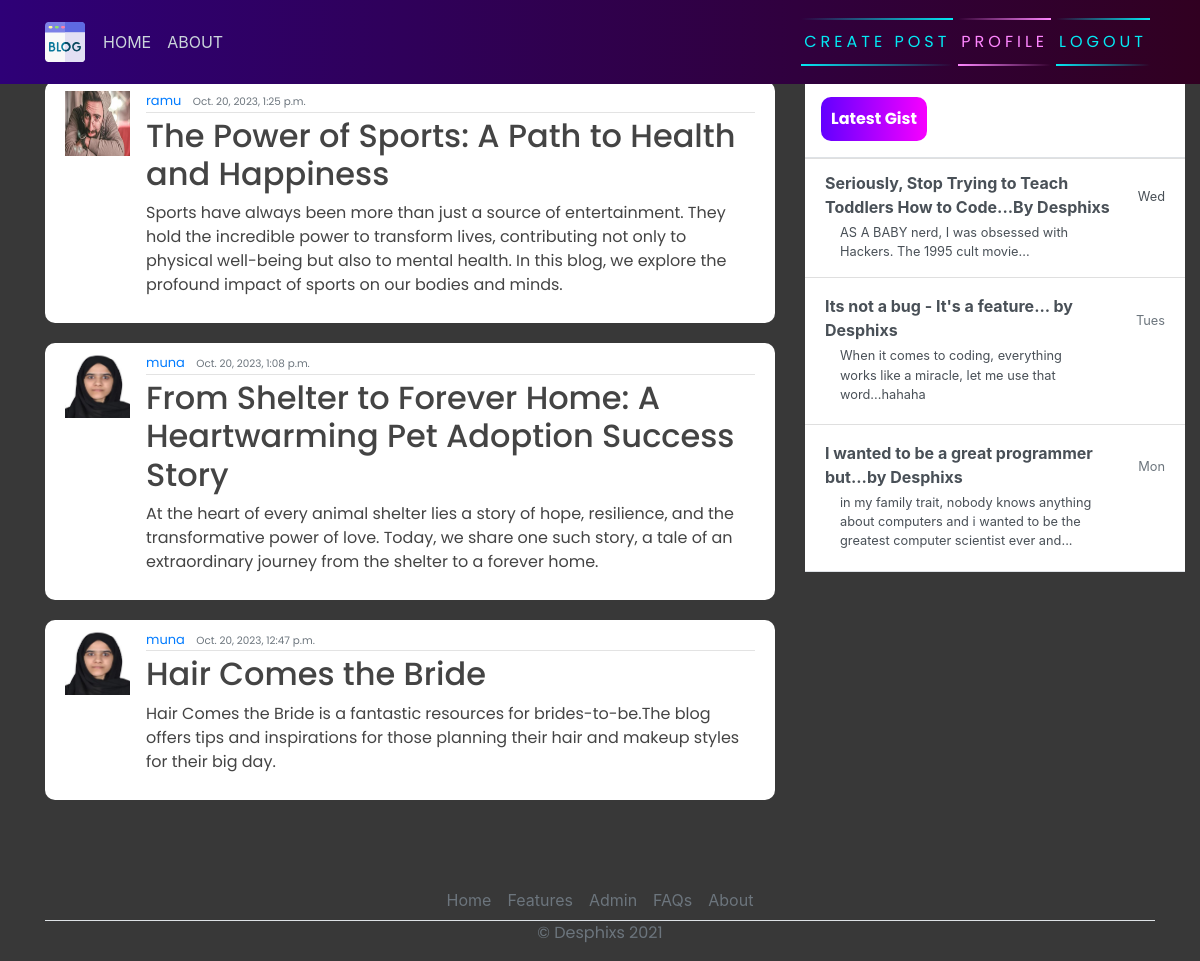
The app's page / (signed in) with its own data.
### blog/models.py (models this page shows, shortened)
class Post(models.Model):
    title = models.CharField(max_length=200)
    content = models.TextField()
    date_posted = models.DateTimeField(default=timezone.now)
    author = models.ForeignKey(User, on_delete=models.CASCADE)

### users/models.py (models this page shows, shortened)
class Profile(models.Model):
    user = models.OneToOneField(User, on_delete=models.CASCADE)
    image = models.ImageField(default='default.jpg', upload_to='profile_pics')

### blog/views.py (the view)
# urls.py: path('', PostListView.as_view(), name="blog-home"),
class PostListView(LoginRequiredMixin, ListView):
    model = Post
    template_name = 'blog/home.html'
    context_object_name = 'posts'
    ordering = ["-date_posted"]

### blog/templates/blog/home.html
{% extends 'blog/base.html' %}
{% block content %}
    {% for posts in posts %}
        <article class="media content-section">
            <img class="rounded-cirlce article-img" src="{{ posts.author.profile.image.url }}" alt="">
            <div class="media-body">
              <div class="article-metadata">
                <a class="mr-2" href="#">{{ posts.author }}</a>
                <small class="text-muted">{{ posts.date_posted }}</small>
              </div>
              <h2><a class="article-title" href="{% url 'blog-detail' posts.id %}">{{ posts.title }}</a></h2>
              <p class="article-content">{{ posts.content }}</p>
            </div>
            <br>
          </article>
    {% endfor  %}
{% endblock content %}

### blog/templates/blog/base.html (shortened to what this page needs)
{% load static %}
<!DOCTYPE html>
<html>
<head>
    <link rel="stylesheet" href="https://maxcdn.bootstrapcdn.com/bootstrap/4.0.0/css/bootstrap.min.css">
    <link rel="stylesheet" href="{% static 'blog/main.css' %}">
</head>
<body>
    <header class="site-header">
      <nav class="navbar navbar-expand-md navbar-dark bg-steel fixed-top">
        <div class="container">
          <div class="collapse navbar-collapse" id="navbarToggle">
            <div class="navbar-nav mr-auto">
                {% if user.is_authenticated %}
              <a class="nav-item nav-link" href="{% url 'blog-home' %}">HOME</a>
              <a class="nav-item nav-link" href="{% url 'blog-about' %}">ABOUT</a>
            </div>
            <div class="navbar-nav">
                <a href="{% url 'blog-new' %}" id="auth-links">
                <span></span>
                <span></span>
                Create Post
            </a>
                <a href="{% url 'profile' %}" id="auth-links">
                <span></span>
                <span></span>
                Profile
            </a>
                <a href="{% url 'logout' %}" id="auth-links">
                <span></span>
                <span></span>
                Logout
            </a>
                {% endif %}
            </div>
          </div>
        </div>
      </nav>
    </header>
    <main role="main" class="container">
      <div class="row">
          <div class="col-md-8">
          </div>
        <div class="col-md-8">
           {% block content %}{% endblock %}
        </div>
        <div class="col-md-4">
          <div class="content-sectionw">
            <div class="d-flex flex-column align-items-stretch flex-shrink-0 bg-white" style="width: 380px;" style="padding-top: 120px;">
                <a id="list-group" style="text-decoration: none;" href="" class="d-flex align-items-center flex-shrink-0 p-3 link-dark text-decoration-none border-bottom">
                  <span class="fs-5 fw-semibold" id="gist-btn">Latest Gist</span>
                </a>
                <div class="list-group list-group-flush border-bottom scrollarea">
                  <a href="#" class="list-group-item list-group-item-action  lh-tight" aria-current="true">
                    <div class="d-flex w-100 align-items-center justify-content-between">
                      <strong class="mb-1">Seriously, Stop Trying to Teach Toddlers How to Code...By Desphixs
                    </strong>
                      <small>Wed</small>
                    </div>
                    <div class="col-10 mb-1 small">AS A BABY nerd, I was obsessed with Hackers. The 1995 cult movie... </div>
                  </a>
                  <a href="#" class="list-group-item list-group-item-action py-3 lh-tight">
                    <div class="d-flex w-100 align-items-center justify-content-between">
                      <strong class="mb-1">Its not a bug - It's a feature... by Desphixs</strong>
                      <small class="text-muted">Tues</small>
                    </div>
                    <div class="col-10 mb-1 small">When it comes to coding, everything works like a miracle, let me use that word...hahaha</div>
                  </a>
                  <a href="#" class="list-group-item list-group-item-action py-3 lh-tight">
                    <div class="d-flex w-100 align-items-center justify-content-between">
                      <strong class="mb-1">I wanted to be a great programmer but...by Desphixs</strong>
                      <small class="text-muted">Mon</small>
                    </div>
                    <div class="col-10 mb-1 small">in my family trait, nobody knows anything about computers and i wanted to be the greatest computer scientist ever and...</div>
                  </a>
                </div>
              </div>
          </div>
        </div>
      </div>
        <footer class="" >
          <ul class="nav justify-content-center border-bottom"  style="margin-top: 60px;">
            <li class="nav-item"><a href="#" class="nav-link px-2 text-muted">Home</a></li>
            <li class="nav-item"><a href="#" class="nav-link px-2 text-muted">Features</a></li>
            <li class="nav-item"><a href="admin/" class="nav-link px-2 text-muted">Admin</a></li>
            <li class="nav-item"><a href="#" class="nav-link px-2 text-muted">FAQs</a></li>
            <li class="nav-item"><a href="#" class="nav-link px-2 text-muted">About</a></li>
          </ul>
          <p class="text-center text-muted">&copy; Desphixs 2021</p>
        </footer>
    </main>
</body>
</html>

### blog/static/blog/main.css (style rules this page uses)
body { background-color: rgb(56, 56, 56); margin-top: 5rem; background-size: contain; background-repeat: no-repeat; }
h1, h2, h3, h4, h5, h6, p { color: #444444; font-family: 'Poppins', sans-serif; }
ul { margin: 0; }
.bg-steel { background: linear-gradient(270deg, rgb(49, 0, 33) 0%, rgb(46, 0, 119) 100%); }
.site-header .navbar-nav .nav-link { color: #cbd5db; }
.content-section { background: #ffffff; padding: 10px 20px; border-radius: 10px; margin-bottom: 20px; }
.article-title { color: #444444; }
.article-content { white-space: pre-line; }
.article-img { height: 65px; width: 65px; margin-right: 16px; }
.article-metadata { font-family: 'Poppins', sans-serif; padding-bottom: 1px; margin-bottom: 4px; font-size: 13px; border-bottom: 1px solid #e3e3e3 }
svg { width: 50px; height: 50px; }
#auth-links { font-family: 'Poppins', sans-serif; position: relative; display: inline-block; padding: 12px 3px; margin: 10px 0; color: #03e9f4; text-decoration: none; text-transform: uppercase; transition: 0.5s; letter-spacing: 4px; overflow: hidden; margin-right: 5px; }
#auth-links:nth-child(2) { filter: hue-rotate(110deg); }
#auth-links span { position: absolute; display: block; }
#auth-links span:nth-child(1) { top: 0; left: 0; width: 100%; height: 2px; background: linear-gradient(90deg,transparent,#03e9f4); animation: animate1 1s linear infinite; }
#auth-links span:nth-child(3) { bottom: 0; right: 0; width: 100%; height: 2px; background: linear-gradient(270deg,transparent,#03e9f4); animation: animate3 1s linear infinite; animation-delay: 0.50s; }
#gist-btn { color: black; background: linear-gradient(270deg, rgb(247, 0, 255) 0%, rgb(98, 0, 255) 100%); padding: 10px; color: white; font-family: 'Poppins', sans-serif; font-weight: bold; border-radius: 10px; }

### records on screen
Post: author.profile.image (picture), author "ramu", date_posted "Oct. 20, 2023, 1:25 p.m.", title "The Power of Sports: A Path to Health and Happiness", content "Sports have always been more than just a source of entertainment. They hold the incredible power to transform lives, contributing not only to physical well-being but also to mental health. In this blog, we explore the profound impact of sports on our bodies and minds."
Post: author.profile.image (picture), author "muna", date_posted "Oct. 20, 2023, 1:08 p.m.", title "From Shelter to Forever Home: A Heartwarming Pet Adoption Success Story", content "At the heart of every animal shelter lies a story of hope, resilience, and the transformative power of love. Today, we share one such story, a tale of an extraordinary journey from the shelter to a forever home."
Post: author.profile.image (picture), author "muna", date_posted "Oct. 20, 2023, 12:47 p.m.", title "Hair Comes the Bride", content "Hair Comes the Bride is a fantastic resources for brides-to-be.The blog offers tips and inspirations for those planning their hair and makeup styles for their big day."
